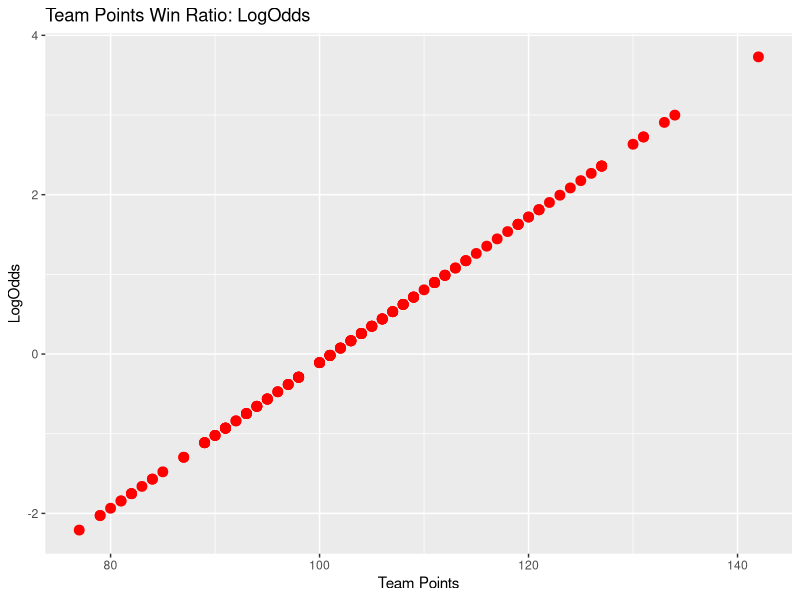
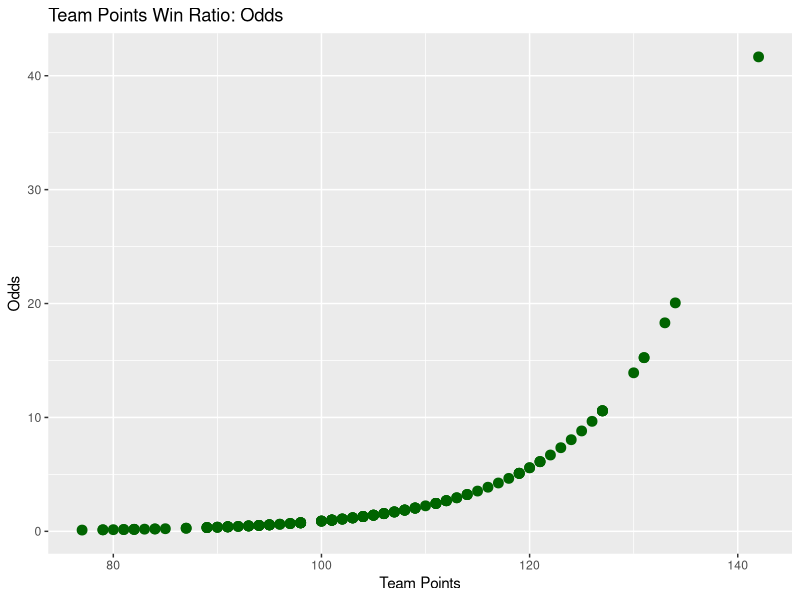
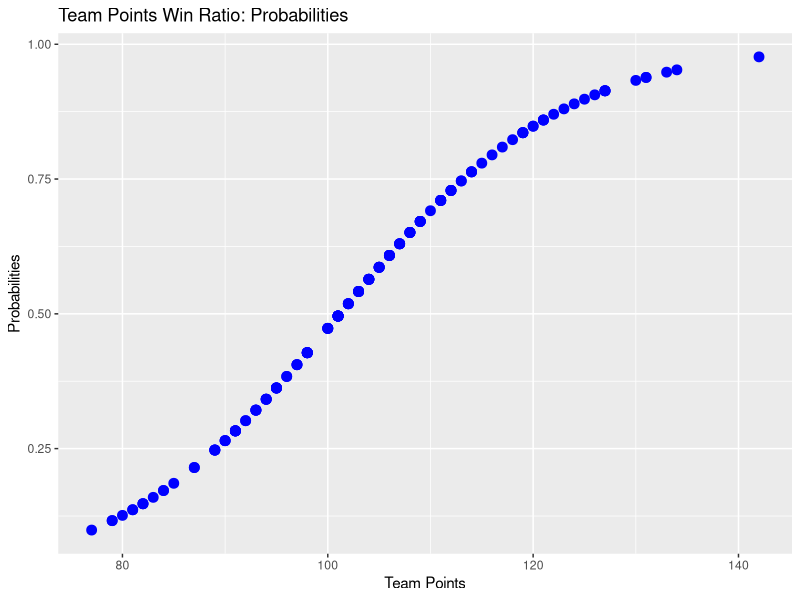
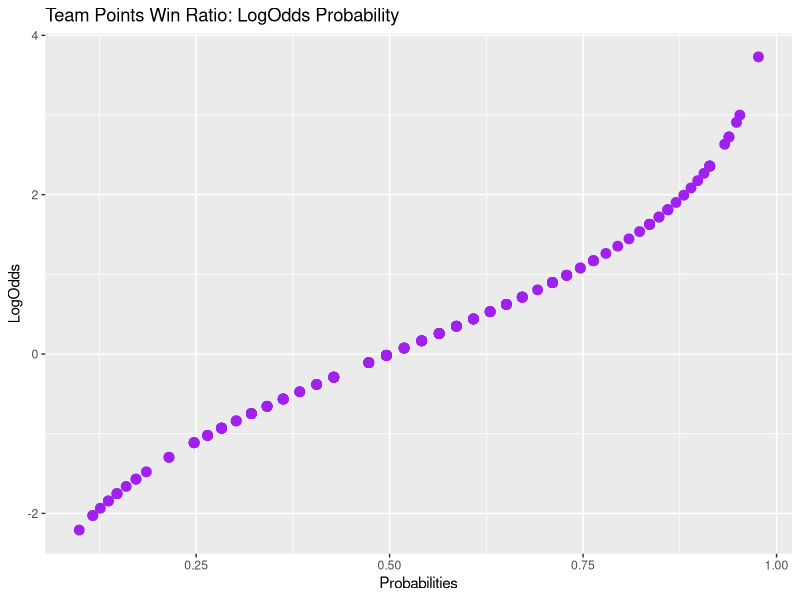
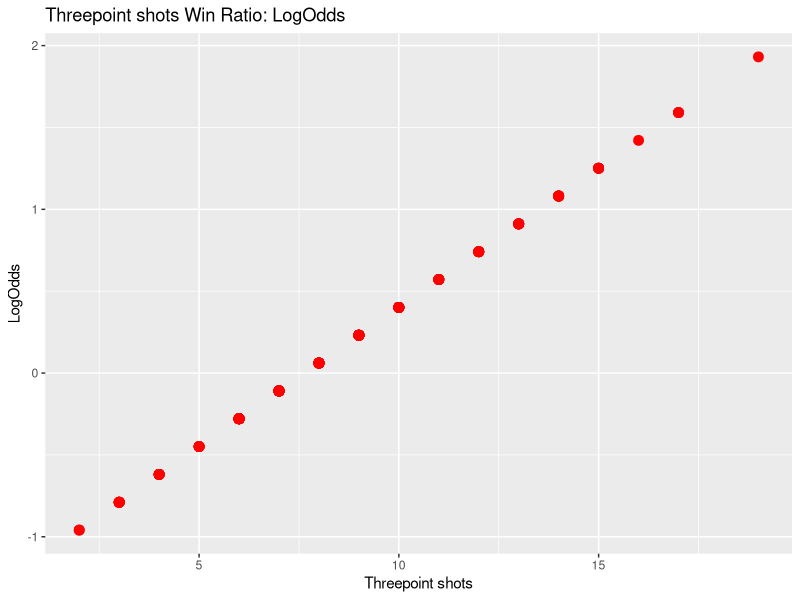
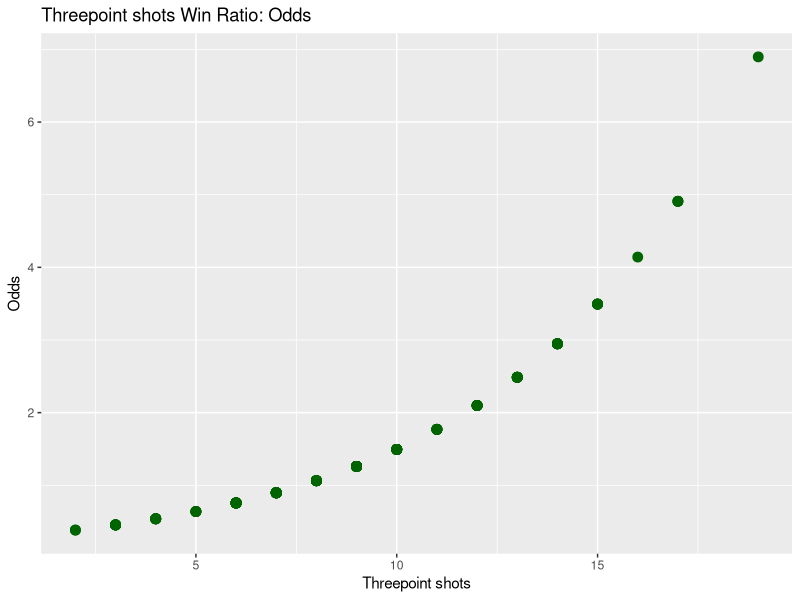
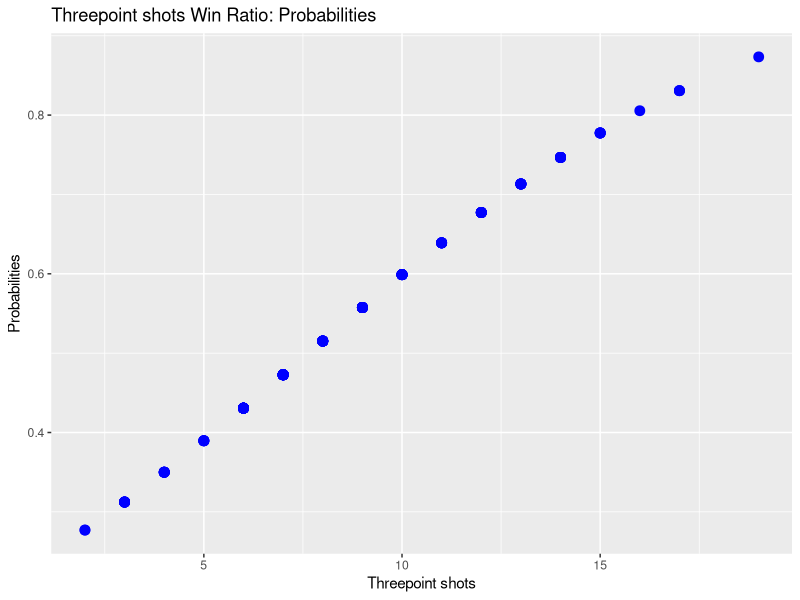
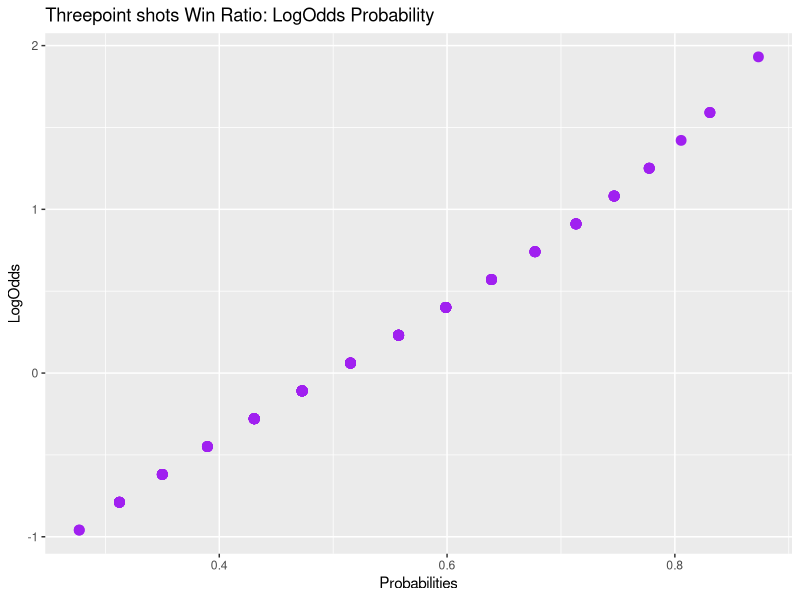

The R script that drew these images, in order:
library(tidyverse)

##Reading and preparing data -----------------------------------------------------------------------------------------------------------------------
# Load Data
data = read.delim("data/Basketball.txt", header = TRUE, sep = "\t", dec = ".")

##Team points to wins ------------------------------------------------------------------------------------------------------------------------------
## Logistic Regression of Basketball Team Points to Wins
# Build the logit glm object
point_win = glm(Win ~ TeamPoints, data = data, family = binomial (link = 'logit'))
summary(point_win)

# Calculate LogOdds, Odds, and Probability Space arrays
point_win_logodds = point_win$coefficients[1]+point_win$coefficients[2]*data$TeamPoints
point_win_odds = exp(point_win_logodds)
point_win_probs = point_win_odds/(1+point_win_odds)

# Graph arrays
ggplot(mapping = aes(x = data$TeamPoints, y = point_win_logodds)) +
  geom_point(color = "red", size = 3) +
  labs(title = "Team Points Win Ratio: LogOdds", x = "Team Points", y = "LogOdds")

ggplot(mapping = aes(x = data$TeamPoints, y = point_win_odds)) +
  geom_point(color = "darkgreen", size = 3) +
  labs(title = "Team Points Win Ratio: Odds", x = "Team Points", y = "Odds")

ggplot(mapping = aes(x = data$TeamPoints, y = point_win_probs)) +
  geom_point(color = "blue", size = 3) +
  labs(title = "Team Points Win Ratio: Probabilities", x = "Team Points", y = "Probabilities")

## Team Points to Wins Regression Assessment and Analysis
# Deviance
point_win_deviance = with(point_win, pchisq(null.deviance - deviance, df.null - df.residual, lower.tail = FALSE))

# Hit Table
point_win_hit_table = table(data$Win, point_win$fitted.values > 0.5)
point_win_hit_table
sum(diag(point_win_hit_table)) / sum(point_win_hit_table)

# LogOdds Probability Ratio
ggplot(mapping = aes(x = point_win_probs, y = point_win_logodds)) +
  geom_point(color = "purple", size = 3) +
  labs(title = "Team Points Win Ratio: LogOdds Probability", x = "Probabilities", y = "LogOdds")


# TODO add analysis summary

# TODO Note for team members. Fouls and Assists might be good to check next. We can later combine whatever's significant into a single regression analysis or even the predictive model below (did it for fun, might delete).  


##Three point shots to wins -----------------------------------------------------------------------------------------------------------------------
## Logistic Regression of Basketball threepoint shots to Wins
# Build the logit glm object
x3_win = glm(Win ~ X3PointShots, data = data, family = binomial (link = 'logit'))
summary(x3_win)

# Calculate LogOdds, Odds, and Probability Space arrays
x3_win_logodds = x3_win$coefficients[1]+x3_win$coefficients[2]*data$X3PointShots
x3_win_odds = exp(x3_win_logodds)
x3_win_probs = x3_win_odds/(1+x3_win_odds)

# Graph arrays
ggplot(mapping = aes(x = data$X3PointShots, y = x3_win_logodds)) +
  geom_point(color = "red", size = 3) +
  labs(title = "Threepoint shots Win Ratio: LogOdds", x = "Threepoint shots", y = "LogOdds")

ggplot(mapping = aes(x = data$X3PointShots, y = x3_win_odds)) +
  geom_point(color = "darkgreen", size = 3) +
  labs(title = "Threepoint shots Win Ratio: Odds", x = "Threepoint shots", y = "Odds")

ggplot(mapping = aes(x = data$X3PointShots, y = x3_win_probs)) +
  geom_point(color = "blue", size = 3) +
  labs(title = "Threepoint shots Win Ratio: Probabilities", x = "Threepoint shots", y = "Probabilities")

## Team Points to Wins Regression Assessment and Analysis
# Deviance
x3_win_deviance = with(x3_win, pchisq(null.deviance - deviance, df.null - df.residual, lower.tail = FALSE))

# Hit Table
x3_win_hit_table = table(data$Win, x3_win$fitted.values > 0.5)
x3_win_hit_table
sum(diag(x3_win_hit_table)) / sum(x3_win_hit_table)

# LogOdds Probability Ratio
ggplot(mapping = aes(x = x3_win_probs, y = x3_win_logodds)) +
  geom_point(color = "purple", size = 3) +
  labs(title = "Threepoint shots Win Ratio: LogOdds Probability", x = "Probabilities", y = "LogOdds")

##Predictive Model --------------------------------------------------------------------------------------------------------------------------------
## For fun turn it into a predictive model
# split into train and test data
sample <- sample(c(TRUE, FALSE), nrow(data), replace=TRUE, prob=c(0.7,0.3))
train <- data[sample, ]
test <- data[!sample, ] 

# create model
model = glm(Win ~ TeamPoints, data = train, family = binomial (link = 'logit'))
# test model fit
pscl::pR2(model)["McFadden"]  # Scores consistently under 0.40, not a good model fit. Still Continuing

# TODO the following tests multicolinearity, can check if we add other independent varaiables to model
# car::vif(model)

# make predictions
predicted <- predict(model, test, type="response")
predicted
